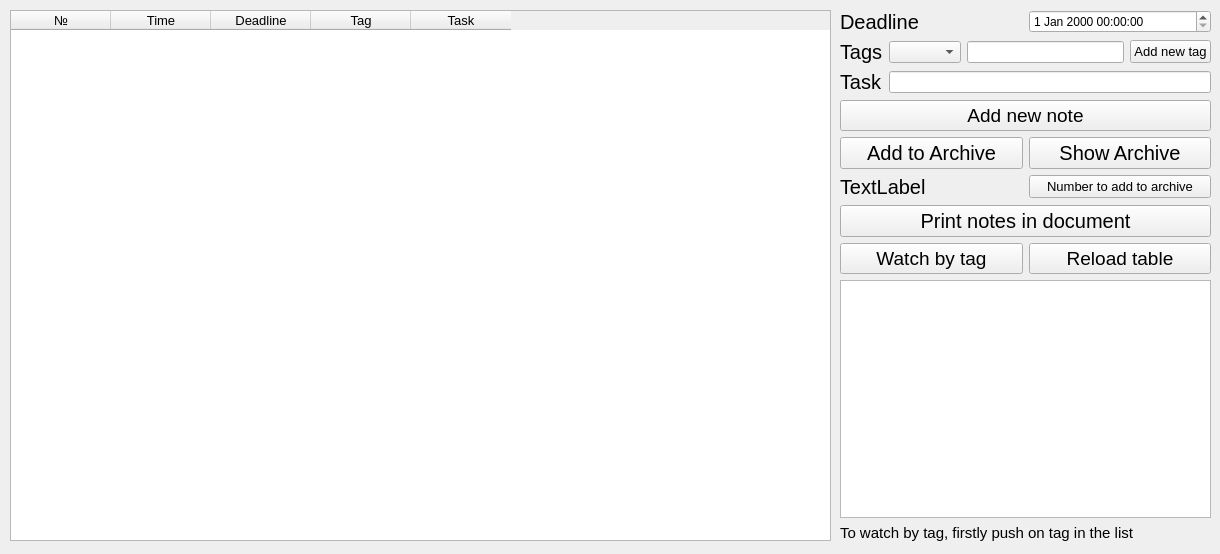
<?xml version="1.0" encoding="UTF-8"?>
<ui version="4.0">
 <class>MainWindow</class>
 <widget class="QMainWindow" name="MainWindow">
  <property name="geometry">
   <rect>
    <x>0</x>
    <y>0</y>
    <width>1220</width>
    <height>554</height>
   </rect>
  </property>
  <property name="windowTitle">
   <string>MainWindow</string>
  </property>
  <widget class="QWidget" name="centralwidget">
   <widget class="QTableWidget" name="tableWidget">
    <property name="geometry">
     <rect>
      <x>10</x>
      <y>10</y>
      <width>821</width>
      <height>531</height>
     </rect>
    </property>
    <property name="whatsThis">
     <string>&lt;html&gt;&lt;head/&gt;&lt;body&gt;&lt;p&gt;&lt;br/&gt;&lt;/p&gt;&lt;/body&gt;&lt;/html&gt;</string>
    </property>
    <property name="frameShape">
     <enum>QFrame::StyledPanel</enum>
    </property>
    <property name="frameShadow">
     <enum>QFrame::Sunken</enum>
    </property>
    <property name="dragEnabled">
     <bool>false</bool>
    </property>
    <property name="sortingEnabled">
     <bool>true</bool>
    </property>
    <property name="columnCount">
     <number>5</number>
    </property>
    <attribute name="horizontalHeaderMinimumSectionSize">
     <number>49</number>
    </attribute>
    <attribute name="horizontalHeaderDefaultSectionSize">
     <number>100</number>
    </attribute>
    <attribute name="verticalHeaderVisible">
     <bool>false</bool>
    </attribute>
    <attribute name="verticalHeaderMinimumSectionSize">
     <number>30</number>
    </attribute>
    <attribute name="verticalHeaderDefaultSectionSize">
     <number>30</number>
    </attribute>
    <attribute name="verticalHeaderHighlightSections">
     <bool>false</bool>
    </attribute>
    <column>
     <property name="text">
      <string>№</string>
     </property>
     <property name="font">
      <font>
       <family>MS Shell Dlg 2</family>
       <pointsize>10</pointsize>
      </font>
     </property>
    </column>
    <column>
     <property name="text">
      <string>Time</string>
     </property>
     <property name="font">
      <font>
       <family>MS Shell Dlg 2</family>
       <pointsize>10</pointsize>
      </font>
     </property>
    </column>
    <column>
     <property name="text">
      <string>Deadline</string>
     </property>
     <property name="font">
      <font>
       <pointsize>10</pointsize>
      </font>
     </property>
    </column>
    <column>
     <property name="text">
      <string>Tag</string>
     </property>
     <property name="font">
      <font>
       <pointsize>10</pointsize>
      </font>
     </property>
    </column>
    <column>
     <property name="text">
      <string>Task</string>
     </property>
     <property name="font">
      <font>
       <pointsize>10</pointsize>
      </font>
     </property>
    </column>
   </widget>
   <widget class="QWidget" name="">
    <property name="geometry">
     <rect>
      <x>840</x>
      <y>10</y>
      <width>371</width>
      <height>532</height>
     </rect>
    </property>
    <layout class="QVBoxLayout" name="verticalLayout_9">
     <item>
      <layout class="QVBoxLayout" name="verticalLayout_7">
       <item>
        <layout class="QVBoxLayout" name="verticalLayout_6">
         <item>
          <layout class="QVBoxLayout" name="verticalLayout_5">
           <item>
            <layout class="QVBoxLayout" name="verticalLayout_3">
             <item>
              <layout class="QVBoxLayout" name="verticalLayout_2">
               <item>
                <layout class="QVBoxLayout" name="verticalLayout">
                 <item>
                  <layout class="QHBoxLayout" name="horizontalLayout_2">
                   <item>
                    <widget class="QLabel" name="Time">
                     <property name="font">
                      <font>
                       <family>Nirmala UI</family>
                       <pointsize>15</pointsize>
                      </font>
                     </property>
                     <property name="text">
                      <string>Deadline</string>
                     </property>
                    </widget>
                   </item>
                   <item>
                    <widget class="QDateTimeEdit" name="dateTimeEdit">
                     <property name="dateTime">
                      <datetime>
                       <hour>0</hour>
                       <minute>0</minute>
                       <second>0</second>
                       <year>2000</year>
                       <month>1</month>
                       <day>1</day>
                      </datetime>
                     </property>
                     <property name="calendarPopup">
                      <bool>false</bool>
                     </property>
                    </widget>
                   </item>
                  </layout>
                 </item>
                 <item>
                  <layout class="QHBoxLayout" name="horizontalLayout">
                   <item>
                    <widget class="QLabel" name="Tag">
                     <property name="font">
                      <font>
                       <family>Nirmala UI</family>
                       <pointsize>15</pointsize>
                      </font>
                     </property>
                     <property name="text">
                      <string>Tags</string>
                     </property>
                    </widget>
                   </item>
                   <item>
                    <widget class="QComboBox" name="comboBox"/>
                   </item>
                   <item>
                    <widget class="QLineEdit" name="Text_Tag"/>
                   </item>
                   <item>
                    <widget class="QPushButton" name="Add_Tag">
                     <property name="font">
                      <font>
                       <pointsize>10</pointsize>
                      </font>
                     </property>
                     <property name="text">
                      <string>Add new tag</string>
                     </property>
                    </widget>
                   </item>
                  </layout>
                 </item>
                 <item>
                  <layout class="QHBoxLayout" name="horizontalLayout_3">
                   <item>
                    <widget class="QLabel" name="Task">
                     <property name="font">
                      <font>
                       <family>Nirmala UI</family>
                       <pointsize>15</pointsize>
                      </font>
                     </property>
                     <property name="text">
                      <string>Task</string>
                     </property>
                    </widget>
                   </item>
                   <item>
                    <widget class="QLineEdit" name="Text_Task"/>
                   </item>
                  </layout>
                 </item>
                </layout>
               </item>
               <item>
                <widget class="QPushButton" name="pushButton">
                 <property name="font">
                  <font>
                   <pointsize>14</pointsize>
                  </font>
                 </property>
                 <property name="mouseTracking">
                  <bool>false</bool>
                 </property>
                 <property name="text">
                  <string>Add new note</string>
                 </property>
                </widget>
               </item>
              </layout>
             </item>
             <item>
              <layout class="QHBoxLayout" name="horizontalLayout_4">
               <item>
                <widget class="QPushButton" name="Add_To_Archive">
                 <property name="font">
                  <font>
                   <pointsize>15</pointsize>
                  </font>
                 </property>
                 <property name="text">
                  <string>Add to Archive</string>
                 </property>
                </widget>
               </item>
               <item>
                <widget class="QPushButton" name="Show_Archive">
                 <property name="font">
                  <font>
                   <pointsize>15</pointsize>
                  </font>
                 </property>
                 <property name="text">
                  <string>Show Archive</string>
                 </property>
                </widget>
               </item>
              </layout>
             </item>
            </layout>
           </item>
           <item>
            <layout class="QVBoxLayout" name="verticalLayout_4">
             <item>
              <layout class="QHBoxLayout" name="horizontalLayout_5">
               <item>
                <widget class="QLabel" name="label">
                 <property name="font">
                  <font>
                   <pointsize>15</pointsize>
                  </font>
                 </property>
                 <property name="text">
                  <string>TextLabel</string>
                 </property>
                </widget>
               </item>
               <item>
                <widget class="QPushButton" name="pushButton_2">
                 <property name="font">
                  <font>
                   <pointsize>10</pointsize>
                  </font>
                 </property>
                 <property name="text">
                  <string>Number to add to archive</string>
                 </property>
                </widget>
               </item>
              </layout>
             </item>
            </layout>
           </item>
          </layout>
         </item>
         <item>
          <widget class="QPushButton" name="Print_Button">
           <property name="font">
            <font>
             <pointsize>15</pointsize>
            </font>
           </property>
           <property name="text">
            <string>Print notes in document</string>
           </property>
          </widget>
         </item>
         <item>
          <layout class="QVBoxLayout" name="verticalLayout_8">
           <item>
            <layout class="QHBoxLayout" name="horizontalLayout_6">
             <item>
              <widget class="QPushButton" name="pushButton_3">
               <property name="font">
                <font>
                 <pointsize>14</pointsize>
                </font>
               </property>
               <property name="text">
                <string>Watch by tag</string>
               </property>
              </widget>
             </item>
             <item>
              <widget class="QPushButton" name="pushButton_4">
               <property name="font">
                <font>
                 <pointsize>14</pointsize>
                </font>
               </property>
               <property name="text">
                <string>Reload table</string>
               </property>
              </widget>
             </item>
            </layout>
           </item>
           <item>
            <widget class="QListWidget" name="listWidget"/>
           </item>
          </layout>
         </item>
        </layout>
       </item>
      </layout>
     </item>
     <item>
      <widget class="QLabel" name="label_2">
       <property name="font">
        <font>
         <pointsize>11</pointsize>
        </font>
       </property>
       <property name="text">
        <string>To watch by tag, firstly push on tag in the list </string>
       </property>
      </widget>
     </item>
    </layout>
   </widget>
  </widget>
 </widget>
 <resources/>
 <connections/>
</ui>
